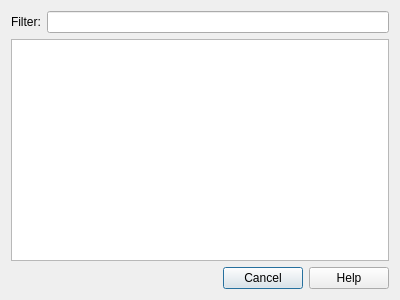
<?xml version="1.0" encoding="UTF-8"?>
<ui version="4.0">
 <class>Dialog</class>
 <widget class="QDialog" name="Dialog">
  <property name="geometry">
   <rect>
    <x>0</x>
    <y>0</y>
    <width>400</width>
    <height>300</height>
   </rect>
  </property>
  <property name="windowTitle">
   <string>Study Deck</string>
  </property>
  <layout class="QVBoxLayout" name="verticalLayout">
   <item>
    <layout class="QHBoxLayout" name="horizontalLayout">
     <item>
      <widget class="QLabel" name="label">
       <property name="text">
        <string>Filter:</string>
       </property>
      </widget>
     </item>
     <item>
      <widget class="QLineEdit" name="filter"/>
     </item>
    </layout>
   </item>
   <item>
    <widget class="QListWidget" name="list">
     <property name="styleSheet">
      <string notr="true">background:url(:/icons/Mainwindow_bg.jpg)</string>
     </property>
    </widget>
   </item>
   <item>
    <widget class="QDialogButtonBox" name="buttonBox">
     <property name="orientation">
      <enum>Qt::Horizontal</enum>
     </property>
     <property name="standardButtons">
      <set>QDialogButtonBox::Cancel|QDialogButtonBox::Help</set>
     </property>
    </widget>
   </item>
  </layout>
 </widget>
 <resources/>
 <connections>
  <connection>
   <sender>buttonBox</sender>
   <signal>accepted()</signal>
   <receiver>Dialog</receiver>
   <slot>accept()</slot>
   <hints>
    <hint type="sourcelabel">
     <x>248</x>
     <y>254</y>
    </hint>
    <hint type="destinationlabel">
     <x>157</x>
     <y>274</y>
    </hint>
   </hints>
  </connection>
  <connection>
   <sender>buttonBox</sender>
   <signal>rejected()</signal>
   <receiver>Dialog</receiver>
   <slot>reject()</slot>
   <hints>
    <hint type="sourcelabel">
     <x>316</x>
     <y>260</y>
    </hint>
    <hint type="destinationlabel">
     <x>286</x>
     <y>274</y>
    </hint>
   </hints>
  </connection>
 </connections>
</ui>
